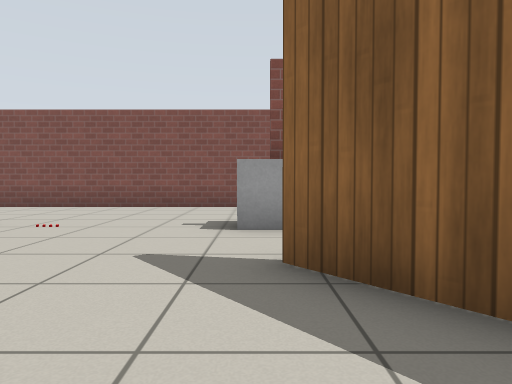
[1] (above)

24 first-person views from a walk through a world built for the Gazebo simulator. The camera is 0.72 m above the floor, tilts 2° down and sees 70° across. The floor is counted in squares, 1 m on a side. Each view is taken from the middle of a square. On the plan, view 1 faces up. The plan holds only what a view shows up to about 11 squares ahead; the rest is blank. Gazebo's built-in surfaces are drawn with simple patterns.

[2]
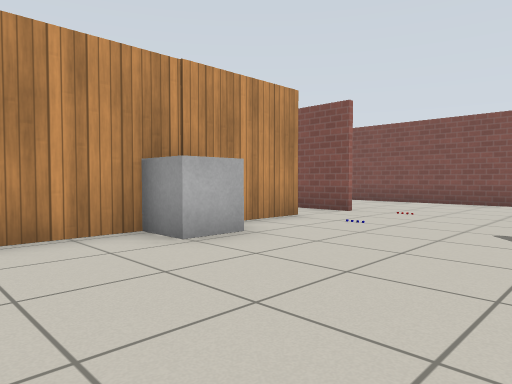

[3]
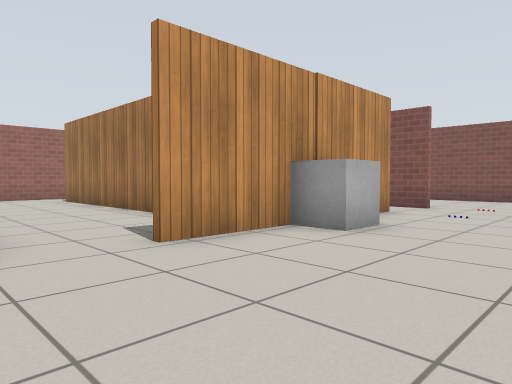

[4]
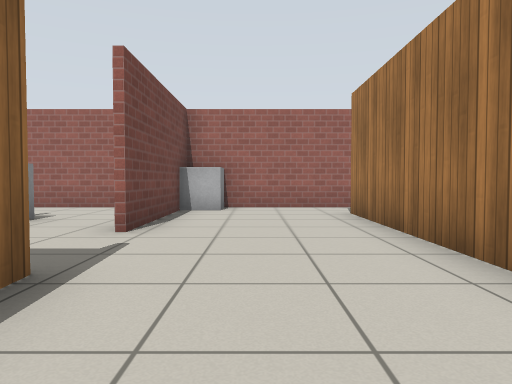

[5]
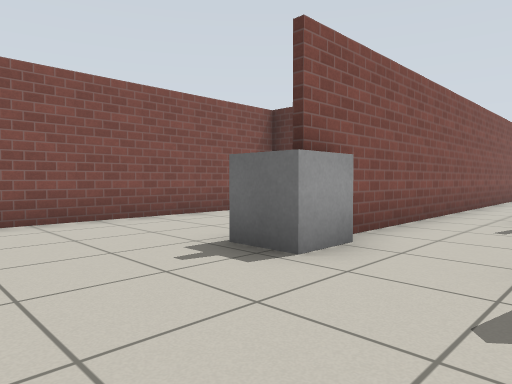

[6]
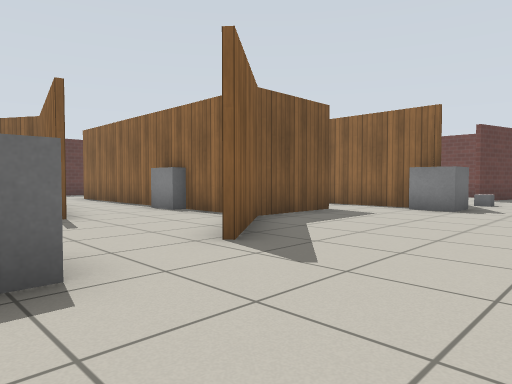

[7]
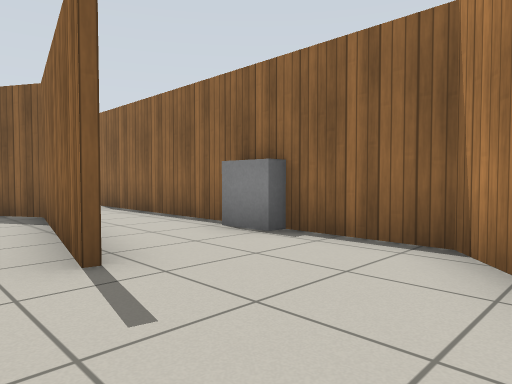

[8]
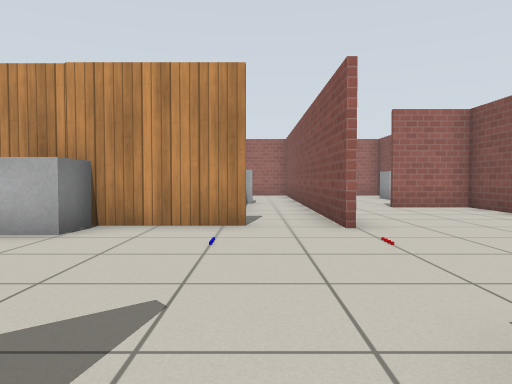

[9]
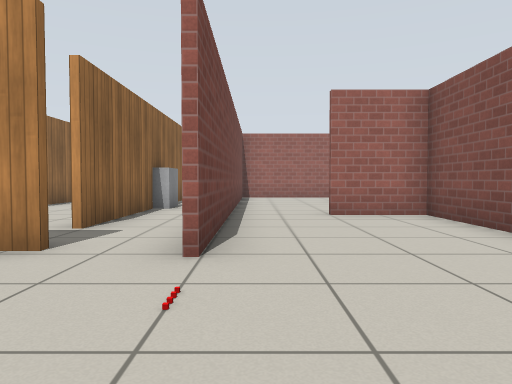

[10]
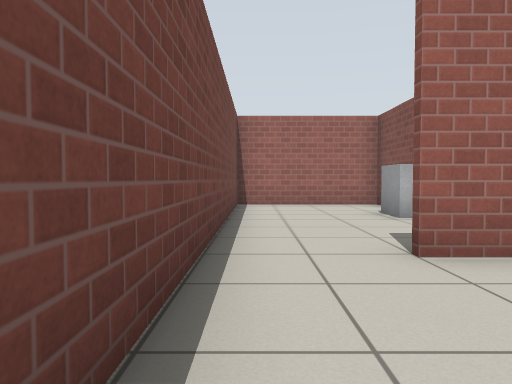

[11]
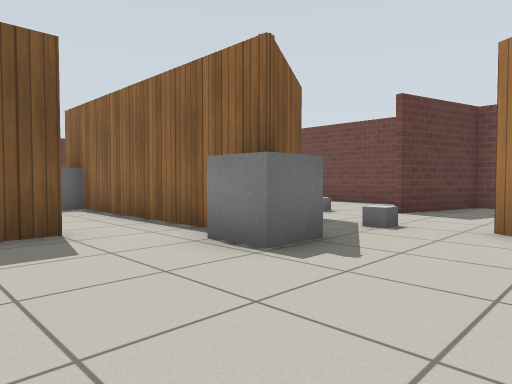

[12]
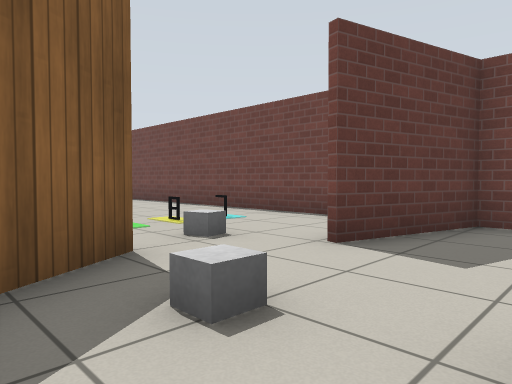

[13]
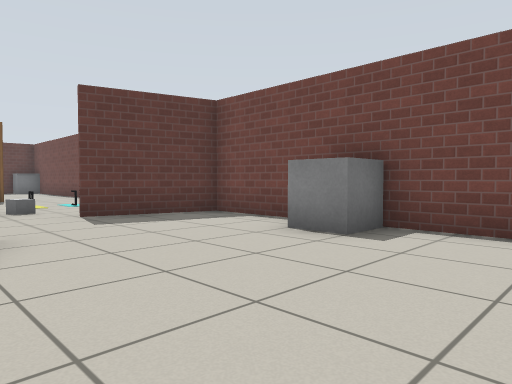

[14]
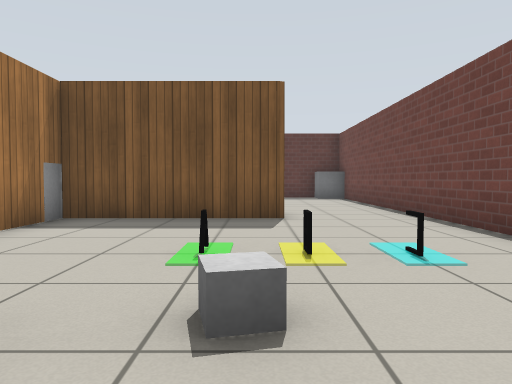

[15]
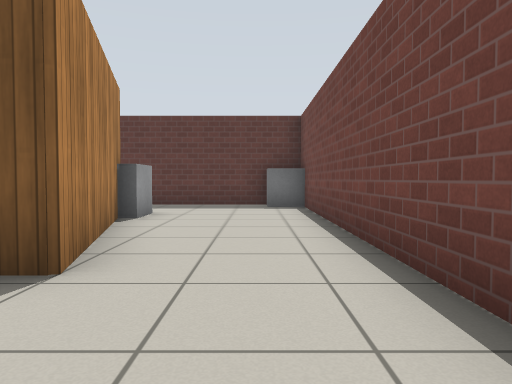

[16]
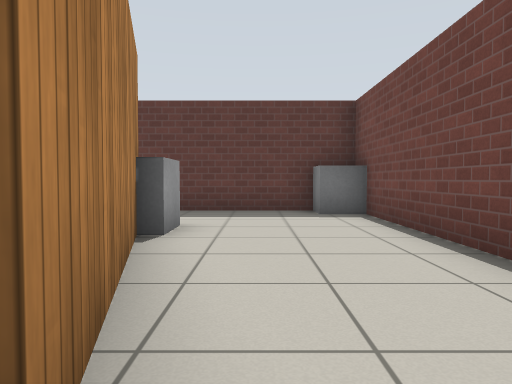

[17]
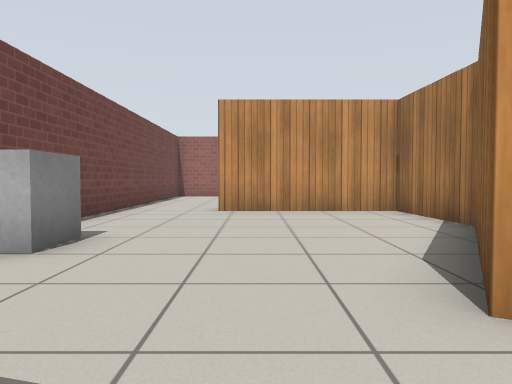

[18]
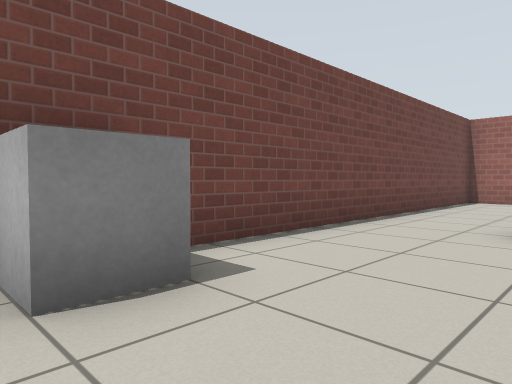

[19]
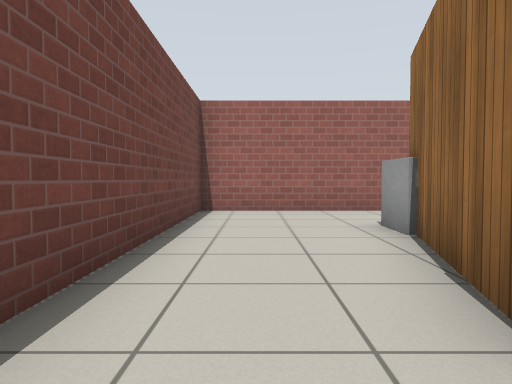

[20]
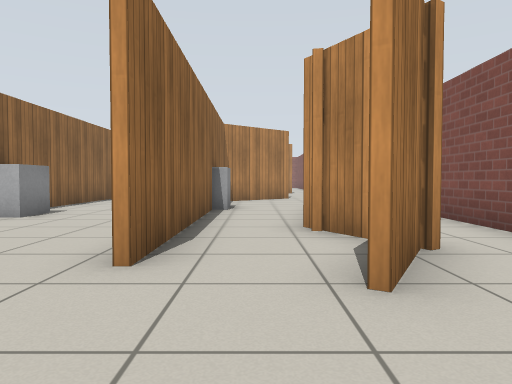

[21]
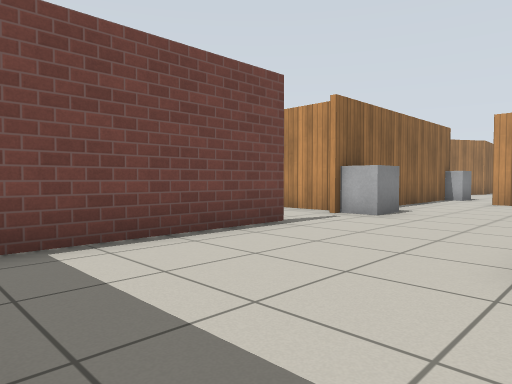

[22]
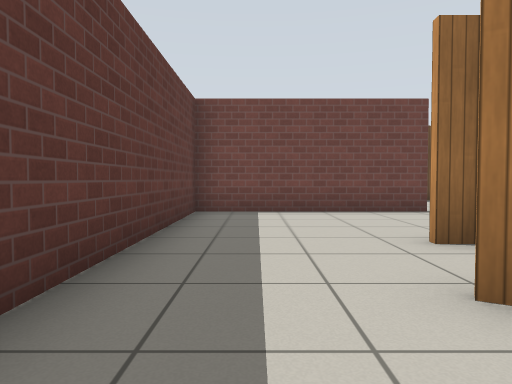

[23]
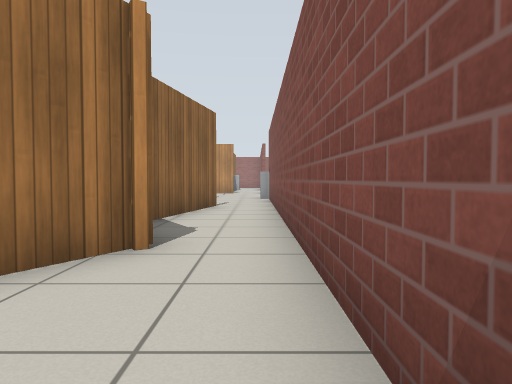

[24]
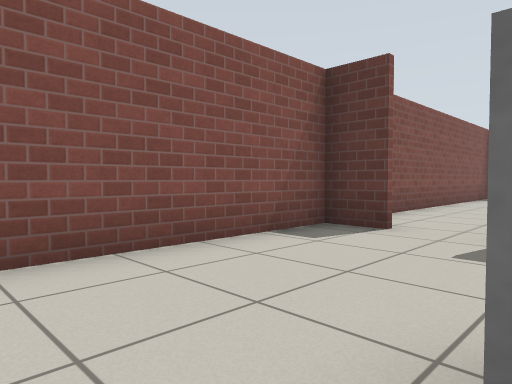

### Floor plan
Points are (right, up) in squares from view 1. A wall is a line through its corners. A room is listed if a view was taken in it or the views show most of it. See-through windows are left out.
Room 1 (views 1, 2, 3, 4, 5, 6, 7, 8, 9, 10, 11, 12, 24)
walls: (1.5, 1.8) (2.2, 1) (11.1, 1); (2, 0.9) (0.2, 3.2); (-4.7, 3.9) (-4.7, -1.9); (4, 3.9) (6.3, 3.5); (2, -1.6) (2, 1); (0.4, -3.1) (2.4, -3.1); (-7.4, 5.5) (-4.2, 5.5); (4, 8.2) (4, 9.4) (-8.3, 9.4) (-8.3, 7.5); (-8.1, 0) (-13.8, 0); (6.4, 5.5) (1.4, 5.5); (-8.8, -3.7) (-8.3, -3.7); (10.4, 3.8) (8.9, 2.9); (11.2, 9.4) (6.5, 9.4); (-15.4, 0.5) (-15.4, -3.7); (-15.4, -4.1) (-10.9, -3.8)
ways out: opening at (-0.7, -4) to room 3; opening at (2, -2) to room 4; opening at (6, 5) to room 4; opening at (11, 2) to room 4; gap at (-5, 4) to room 6; opening at (-14.5, 0); opening at (-9.5, -4); opening at (-8, 6.5)
objects: grey box (-15, -3); grey box (-4, 1); grey box (0, -4) to (0, -3); grey box (0, 5) to (1, 6); grey box (5, 1)
Room 2 (views 13, 18, 19)
walls: (-1.8, -5.8) (-5.6, -3.7) (-8.3, -3.8); (-7.5, -10.3) (-0.5, -10.3) (0.3, -7.5); (-8.3, -3.7) (-8.3, -7.9)
ways out: opening at (-0.5, -6.5) to room 3; opening at (-7, -9.5) to room 5
objects: grey box (-4, -10) to (-4, -9)
Room 3 (views 14, 15, 16, 17)
walls: (10.5, -6.5) (6.7, -7.5) (6.7, -3.5); (5.5, -3.4) (5, -3.4); (1.5, -5.8) (0.6, -4.3); (1.5, -10.3) (13.2, -10.3); (14.3, -9.5) (14.3, -5.1)
ways out: opening at (-0.7, -4) to room 1; opening at (-0.5, -6.5) to room 2
objects: grey box (0, -5); grey box (2, -7); other object (3, -8); other object (3, -6); other object (4, -7); grey box (11, -7) to (11, -6); grey box (14, -10)
Room 4 (views 20, 21, 22, 23)
walls: (9.1, -3.1) (14.3, -3.1) (14.3, 3.1); (10.2, 3.7) (11.7, 2.9); (6.8, -3.8) (6.8, -5.1); (6.3, 3.5) (8.7, 3) (9.6, 3.5); (2.2, -1) (2.2, -1.6); (13.4, 5.5) (6.4, 5.5); (2.4, -3.1) (5.6, -3.1)
ways out: opening at (2, -2) to room 1; opening at (6, 5) to room 1; opening at (11, 2) to room 1
objects: grey box (6, -3) to (7, -3)
Room 5 (no view inside)
walls: (-8.8, -7.7) (-12.4, -6.7); (-15.4, -5.5) (-15.4, -10.3) (-7.5, -10.3)
ways out: opening at (-7, -9.5) to room 2; opening at (-11.5, -5.5)
Room 6 (no view inside)
walls: (-9.4, 3.5) (-6.3, 3.5); (-9, 5.5) (-9.8, 5.5); (-4.3, 5.5) (-8.9, 5.5)
ways out: gap at (-5, 4) to room 1; opening at (-6, 3)
objects: grey box (-11, 3) to (-10, 4)

Positions as (right, up) in squares from view 1, and headings:
1: (0, 0), facing up
2: (0, -2), facing up-left
3: (-1, -4), facing up-left
4: (-6, -2), facing left
5: (-3, 3), facing up-right
6: (-3, 6), facing down-right
7: (1, 5), facing down-right
8: (1, 4), facing left
9: (-1, 6), facing left
10: (-5, 6), facing left
11: (-3, 0), facing down-right
12: (-2, -4), facing down-right
13: (-7, -5), facing down-right
14: (0, -7), facing right
15: (4, -9), facing right
16: (6, -8), facing right
17: (0, -7), facing left
18: (-3, -7), facing down-left
19: (-7, -9), facing left
20: (14, 2), facing left
21: (14, 1), facing down-left
22: (13, 5), facing down
23: (14, 5), facing left
24: (-1, 6), facing up-right
